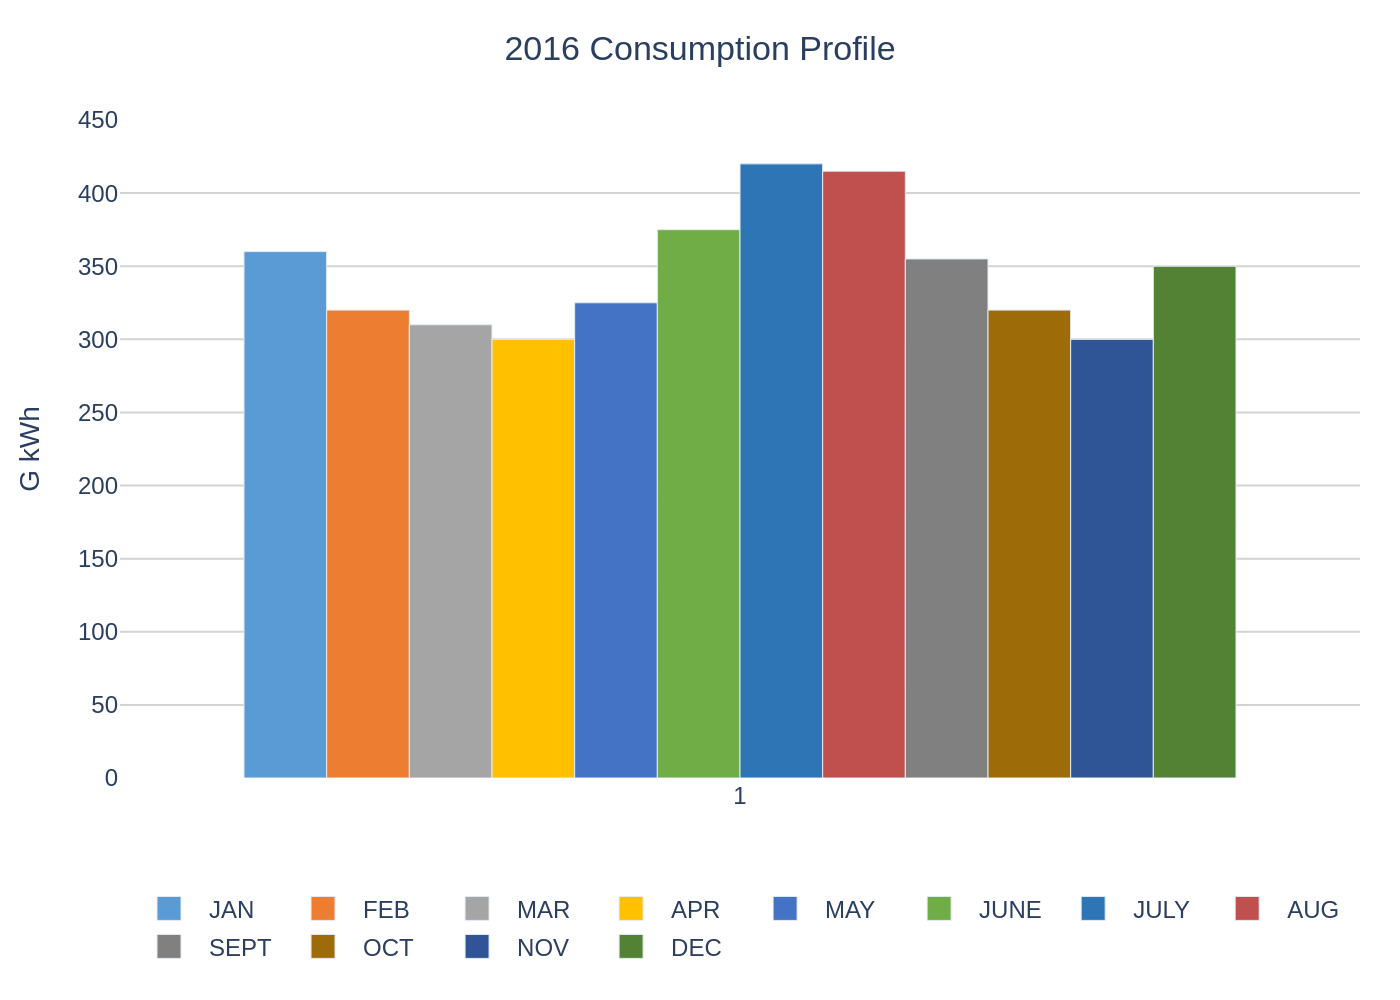

Here is the Python script that generated this plot:
import sys
import json
import os
import plotly.graph_objects as go

# Check for command-line argument
if len(sys.argv) != 2:
    print("Usage: python script.py <path_to_json_file>")
    sys.exit(1)

# Get JSON file path from command-line argument
json_file_path = sys.argv[1]

# Read data from the JSON file
try:
    with open(json_file_path, 'r', encoding='utf-8') as f:
        chart_data = json.load(f)
except FileNotFoundError:
    print(f"Error: JSON file not found at {json_file_path}")
    sys.exit(1)
except json.JSONDecodeError:
    print(f"Error: Could not decode JSON from {json_file_path}")
    sys.exit(1)

# Extract data and texts from the loaded JSON
data_series = chart_data['chart_data']
texts = chart_data['texts']
colors = chart_data['colors']

# Create the figure
fig = go.Figure()

# Add a trace for each data point as a separate bar series
# This structure replicates the original chart's grouping under a single x-axis label.
for i, series in enumerate(data_series):
    fig.add_trace(go.Bar(
        x=['1'],  # Common x-axis category label from the original chart
        y=[series['value']],
        name=series['category'],
        marker_color=colors[i]
    ))

# Update layout
fig.update_layout(
    title_text=texts['title'],
    title_x=0.5,
    yaxis_title_text=texts['y_axis_title'],
    xaxis_title_text=texts['x_axis_title'],
    font=dict(
        family="Arial",
        size=12
    ),
    barmode='group',
    plot_bgcolor='white',
    legend=dict(
        orientation="h",
        yanchor="bottom",
        y=-0.3,
        xanchor="center",
        x=0.5
    ),
    yaxis=dict(
        range=[0, 450],
        tickmode='linear',
        tick0=0,
        dtick=50,
        showgrid=True,
        gridcolor='lightgrey'
    ),
    xaxis=dict(
        showgrid=False,
        showline=False
    ),
    margin=dict(l=60, r=20, t=60, b=100) # Adjust margins for legend and titles
)

# Determine the output image filename from the input JSON filename
base_filename = os.path.splitext(os.path.basename(json_file_path))[0]
output_image_path = f"{base_filename}.png"

# Save the figure as a PNG image
fig.write_image(output_image_path, scale=2)

print(f"Chart saved to {output_image_path}")
